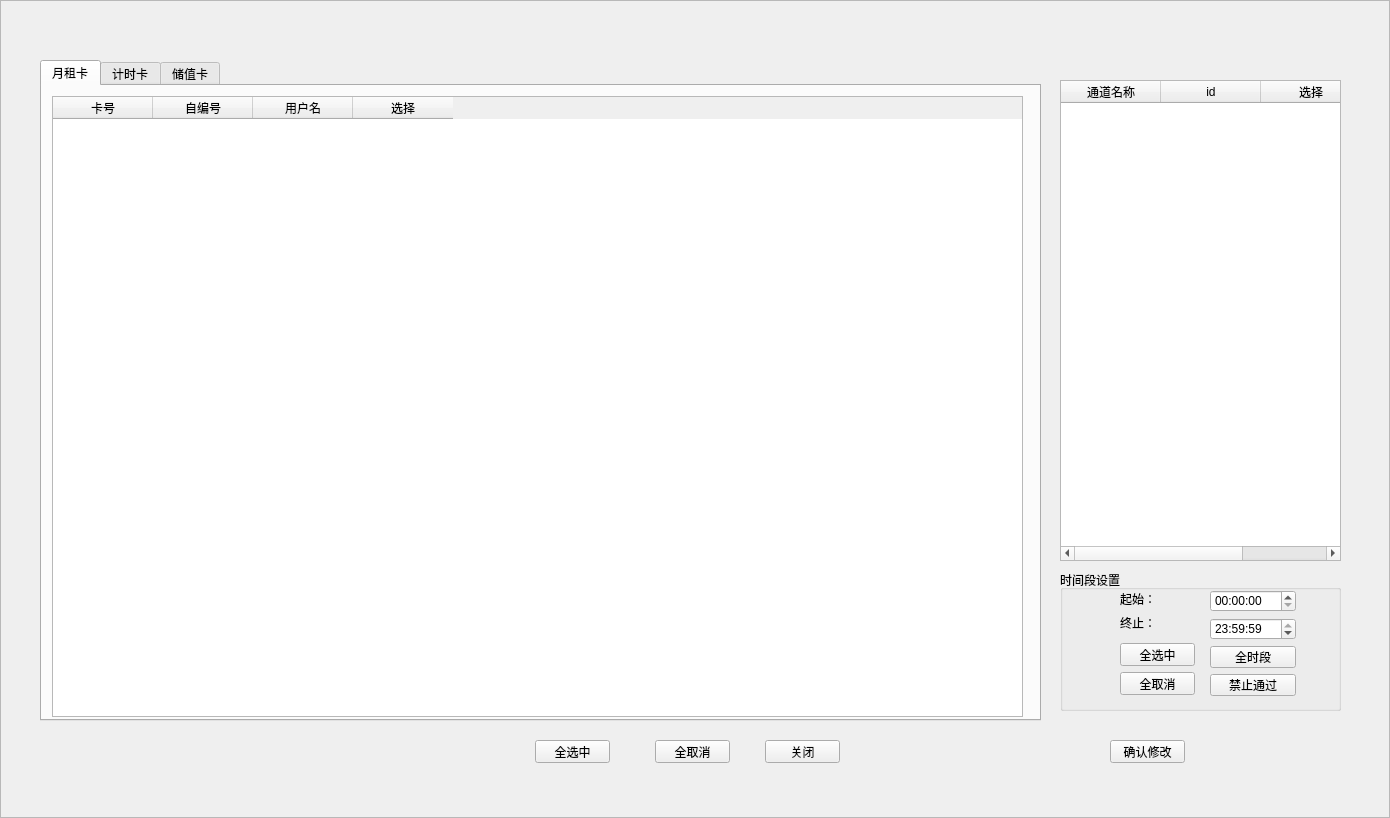
<?xml version="1.0" encoding="UTF-8"?>
<ui version="4.0">
 <class>CBatchSetCardAccess</class>
 <widget class="QFrame" name="CBatchSetCardAccess">
  <property name="geometry">
   <rect>
    <x>0</x>
    <y>0</y>
    <width>1390</width>
    <height>818</height>
   </rect>
  </property>
  <property name="windowTitle">
   <string>批量设置卡片进出权</string>
  </property>
  <property name="styleSheet">
   <string notr="true">background-image:url(D:/WinParkUI/debug/Image/NewIcon/CommonBigBG-normal.jpg);</string>
  </property>
  <property name="frameShape">
   <enum>QFrame::StyledPanel</enum>
  </property>
  <property name="frameShadow">
   <enum>QFrame::Raised</enum>
  </property>
  <widget class="QWidget" name="widget" native="true">
   <property name="geometry">
    <rect>
     <x>40</x>
     <y>60</y>
     <width>1301</width>
     <height>731</height>
    </rect>
   </property>
   <property name="styleSheet">
    <string notr="true">background-image:url(none);</string>
   </property>
   <widget class="QWidget" name="widget_2" native="true">
    <property name="geometry">
     <rect>
      <x>1010</x>
      <y>0</y>
      <width>301</width>
      <height>661</height>
     </rect>
    </property>
    <property name="styleSheet">
     <string notr="true">background-image:url(none);</string>
    </property>
    <widget class="QTableWidget" name="tableBatchChannel">
     <property name="geometry">
      <rect>
       <x>10</x>
       <y>20</y>
       <width>281</width>
       <height>481</height>
      </rect>
     </property>
     <property name="styleSheet">
      <string notr="true">background-image:url(none);</string>
     </property>
     <column>
      <property name="text">
       <string>通道名称</string>
      </property>
     </column>
     <column>
      <property name="text">
       <string>id</string>
      </property>
     </column>
     <column>
      <property name="text">
       <string>选择</string>
      </property>
     </column>
    </widget>
    <widget class="QGroupBox" name="groupBox">
     <property name="geometry">
      <rect>
       <x>10</x>
       <y>510</y>
       <width>281</width>
       <height>141</height>
      </rect>
     </property>
     <property name="styleSheet">
      <string notr="true">background-image:url(none);</string>
     </property>
     <property name="title">
      <string>时间段设置</string>
     </property>
     <widget class="QWidget" name="layoutWidget">
      <property name="geometry">
       <rect>
        <x>150</x>
        <y>20</y>
        <width>86</width>
        <height>106</height>
       </rect>
      </property>
      <property name="styleSheet">
       <string notr="true">background-image:url(none);</string>
      </property>
      <layout class="QVBoxLayout" name="verticalLayout">
       <item>
        <widget class="QTimeEdit" name="timeStart">
         <property name="styleSheet">
          <string notr="true">background-image:url(none);</string>
         </property>
         <property name="displayFormat">
          <string>HH:mm:ss</string>
         </property>
        </widget>
       </item>
       <item>
        <widget class="QTimeEdit" name="timeEnd">
         <property name="styleSheet">
          <string notr="true">background-image:url(none);</string>
         </property>
         <property name="dateTime">
          <datetime>
           <hour>23</hour>
           <minute>59</minute>
           <second>59</second>
           <year>2000</year>
           <month>1</month>
           <day>1</day>
          </datetime>
         </property>
         <property name="displayFormat">
          <string>HH:mm:ss</string>
         </property>
        </widget>
       </item>
       <item>
        <widget class="QPushButton" name="btnAllTime">
         <property name="styleSheet">
          <string notr="true">background-image:url(none);</string>
         </property>
         <property name="text">
          <string>全时段</string>
         </property>
        </widget>
       </item>
       <item>
        <widget class="QPushButton" name="btnForbidden">
         <property name="styleSheet">
          <string notr="true">background-image:url(none);</string>
         </property>
         <property name="text">
          <string>禁止通过</string>
         </property>
        </widget>
       </item>
      </layout>
     </widget>
     <widget class="QWidget" name="layoutWidget_2">
      <property name="geometry">
       <rect>
        <x>60</x>
        <y>20</y>
        <width>56</width>
        <height>41</height>
       </rect>
      </property>
      <property name="styleSheet">
       <string notr="true">background-image:url(none);</string>
      </property>
      <layout class="QVBoxLayout" name="verticalLayout_2">
       <item>
        <widget class="QLabel" name="label">
         <property name="styleSheet">
          <string notr="true">background-image:url(none);</string>
         </property>
         <property name="text">
          <string>起始：</string>
         </property>
        </widget>
       </item>
       <item>
        <widget class="QLabel" name="label_2">
         <property name="styleSheet">
          <string notr="true">background-image:url(none);</string>
         </property>
         <property name="text">
          <string>终止：</string>
         </property>
        </widget>
       </item>
      </layout>
     </widget>
     <widget class="QPushButton" name="btnAllUnselected_2">
      <property name="geometry">
       <rect>
        <x>60</x>
        <y>102</y>
        <width>75</width>
        <height>23</height>
       </rect>
      </property>
      <property name="styleSheet">
       <string notr="true">background-image:url(none);</string>
      </property>
      <property name="text">
       <string>全取消</string>
      </property>
     </widget>
     <widget class="QPushButton" name="btnAllSecleted_2">
      <property name="geometry">
       <rect>
        <x>60</x>
        <y>73</y>
        <width>75</width>
        <height>23</height>
       </rect>
      </property>
      <property name="styleSheet">
       <string notr="true">background-image:url(none);</string>
      </property>
      <property name="text">
       <string>全选中</string>
      </property>
     </widget>
    </widget>
   </widget>
   <widget class="QTabWidget" name="tableWidget">
    <property name="geometry">
     <rect>
      <x>0</x>
      <y>0</y>
      <width>1001</width>
      <height>661</height>
     </rect>
    </property>
    <property name="styleSheet">
     <string notr="true">background-image:url(none);</string>
    </property>
    <property name="currentIndex">
     <number>0</number>
    </property>
    <widget class="QWidget" name="tab">
     <attribute name="title">
      <string>月租卡</string>
     </attribute>
     <widget class="QTableWidget" name="tableBatchMonth">
      <property name="geometry">
       <rect>
        <x>10</x>
        <y>10</y>
        <width>971</width>
        <height>621</height>
       </rect>
      </property>
      <property name="styleSheet">
       <string notr="true">background-image:url(none);</string>
      </property>
      <column>
       <property name="text">
        <string>卡号</string>
       </property>
      </column>
      <column>
       <property name="text">
        <string>自编号</string>
       </property>
      </column>
      <column>
       <property name="text">
        <string>用户名</string>
       </property>
      </column>
      <column>
       <property name="text">
        <string>选择</string>
       </property>
      </column>
     </widget>
    </widget>
    <widget class="QWidget" name="tab_3">
     <attribute name="title">
      <string>计时卡</string>
     </attribute>
     <widget class="QTableWidget" name="tableBatchTime">
      <property name="geometry">
       <rect>
        <x>10</x>
        <y>10</y>
        <width>971</width>
        <height>621</height>
       </rect>
      </property>
      <column>
       <property name="text">
        <string>卡号</string>
       </property>
      </column>
      <column>
       <property name="text">
        <string>自编号</string>
       </property>
      </column>
      <column>
       <property name="text">
        <string>用户名</string>
       </property>
      </column>
      <column>
       <property name="text">
        <string>选择</string>
       </property>
      </column>
     </widget>
    </widget>
    <widget class="QWidget" name="tab_2">
     <attribute name="title">
      <string>储值卡</string>
     </attribute>
     <widget class="QTableWidget" name="tableBatchValue">
      <property name="geometry">
       <rect>
        <x>10</x>
        <y>10</y>
        <width>971</width>
        <height>621</height>
       </rect>
      </property>
      <column>
       <property name="text">
        <string>卡号</string>
       </property>
      </column>
      <column>
       <property name="text">
        <string>自编号</string>
       </property>
      </column>
      <column>
       <property name="text">
        <string>用户名</string>
       </property>
      </column>
      <column>
       <property name="text">
        <string>选择</string>
       </property>
      </column>
     </widget>
    </widget>
   </widget>
   <widget class="QWidget" name="widget_3" native="true">
    <property name="geometry">
     <rect>
      <x>495</x>
      <y>680</y>
      <width>311</width>
      <height>31</height>
     </rect>
    </property>
    <property name="styleSheet">
     <string notr="true">background-image:url(none);</string>
    </property>
    <widget class="QPushButton" name="btnAllUnselected">
     <property name="geometry">
      <rect>
       <x>120</x>
       <y>0</y>
       <width>75</width>
       <height>23</height>
      </rect>
     </property>
     <property name="styleSheet">
      <string notr="true">background-image:url(none);</string>
     </property>
     <property name="text">
      <string>全取消</string>
     </property>
    </widget>
    <widget class="QPushButton" name="btnAllSecleted">
     <property name="geometry">
      <rect>
       <x>0</x>
       <y>0</y>
       <width>75</width>
       <height>23</height>
      </rect>
     </property>
     <property name="styleSheet">
      <string notr="true">background-image:url(none);</string>
     </property>
     <property name="text">
      <string>全选中</string>
     </property>
    </widget>
    <widget class="QPushButton" name="btnMinimalize">
     <property name="geometry">
      <rect>
       <x>230</x>
       <y>0</y>
       <width>75</width>
       <height>23</height>
      </rect>
     </property>
     <property name="styleSheet">
      <string notr="true">background-image:url(none);</string>
     </property>
     <property name="text">
      <string>关闭</string>
     </property>
    </widget>
   </widget>
   <widget class="QPushButton" name="btnOk">
    <property name="geometry">
     <rect>
      <x>1070</x>
      <y>680</y>
      <width>75</width>
      <height>23</height>
     </rect>
    </property>
    <property name="styleSheet">
     <string notr="true">background-image:url(none);</string>
    </property>
    <property name="text">
     <string>确认修改</string>
    </property>
   </widget>
  </widget>
  <widget class="QLabel" name="lblTitle">
   <property name="geometry">
    <rect>
     <x>30</x>
     <y>5</y>
     <width>141</width>
     <height>21</height>
    </rect>
   </property>
   <property name="font">
    <font>
     <weight>75</weight>
     <bold>true</bold>
    </font>
   </property>
   <property name="styleSheet">
    <string notr="true">background-image:url(none);
color: rgb(170, 0, 0);</string>
   </property>
   <property name="text">
    <string/>
   </property>
  </widget>
  <widget class="QLabel" name="lblClose">
   <property name="geometry">
    <rect>
     <x>1350</x>
     <y>7</y>
     <width>30</width>
     <height>15</height>
    </rect>
   </property>
   <property name="text">
    <string/>
   </property>
  </widget>
 </widget>
 <resources/>
 <connections/>
</ui>
